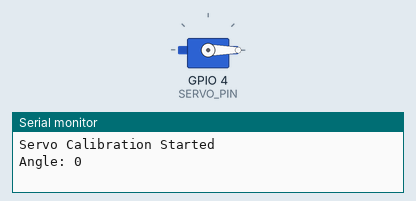
The sketch below on a simulated ESP32. On the bench: servo, the last lines printed to the serial monitor.

Above: at 0.05 s.
At 4.75 s:
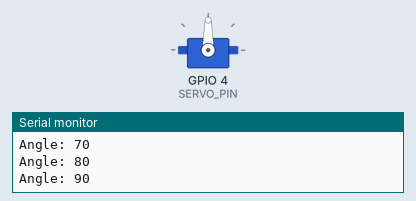
At 9.45 s:
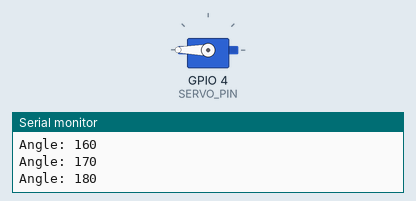
At 18.95 s:
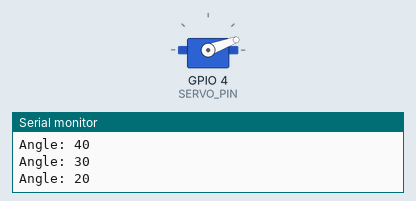
Timing chart, 0 to 27.3 s (numbered marks = the images above):
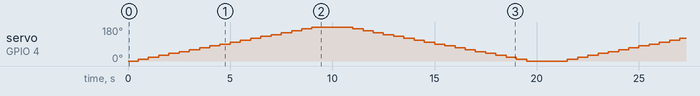

The sketch:

make_sure_servo_works.ino
```cpp
#include <ESP32Servo.h>  // Use ESP32Servo instead of Servo.h


Servo myServo;  // Create servo object

#define SERVO_PIN 4  // Change this if using another pin

void setup() {
    Serial.begin(115200);
    myServo.attach(SERVO_PIN);
    Serial.println("Servo Calibration Started");
}

void loop() {
    for (int pos = 0; pos <= 180; pos += 10) {  // Sweep from 0 to 180 degrees
        myServo.write(pos);
        Serial.print("Angle: ");
        Serial.println(pos);
        delay(500);
    }

    delay(1000);

    for (int pos = 180; pos >= 0; pos -= 10) {  // Sweep from 180 to 0 degrees
        myServo.write(pos);
        Serial.print("Angle: ");
        Serial.println(pos);
        delay(500);
    }

    delay(1000);
}
```
